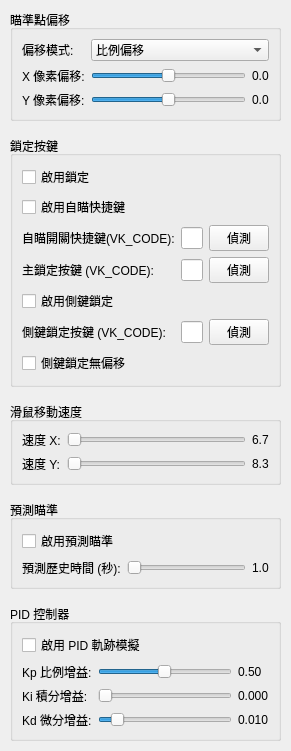
<?xml version='1.0' encoding='UTF-8'?>
<ui version="4.0">
 <class>aim_tab</class>
 <widget class="QWidget" name="aim_tab">
  <property name="geometry">
   <rect>
    <x>0</x>
    <y>0</y>
    <width>280</width>
    <height>600</height>
   </rect>
  </property>
  <layout class="QVBoxLayout" name="verticalLayout_aim_tab">
   <property name="leftMargin">
    <number>10</number>
   </property>
   <property name="topMargin">
    <number>10</number>
   </property>
   <property name="rightMargin">
    <number>10</number>
   </property>
   <property name="bottomMargin">
    <number>10</number>
   </property>
   <property name="spacing">
    <number>15</number>
   </property>
   <item>
    <widget class="QGroupBox" name="offset_groupbox">
     <property name="title">
      <string>瞄準點偏移</string>
     </property>
     <layout class="QGridLayout" name="gridLayout_offset">
      <item row="0" column="0">
       <widget class="QLabel" name="label_offset_mode">
        <property name="text">
         <string>偏移模式:</string>
        </property>
       </widget>
      </item>
      <item row="0" column="1" colspan="2">
       <widget class="QComboBox" name="offset_mode_combobox">
        <item>
         <property name="text">
          <string>比例偏移</string>
         </property>
        </item>
        <item>
         <property name="text">
          <string>像素偏移</string>
         </property>
        </item>
       </widget>
      </item>
      <item row="1" column="0">
       <widget class="QLabel" name="label">
        <property name="text">
         <string>X 像素偏移:</string>
        </property>
       </widget>
      </item>
      <item row="1" column="1">
       <widget class="QSlider" name="offset_centerx_slider">
        <property name="minimum">
         <number>-100</number>
        </property>
        <property name="maximum">
         <number>100</number>
        </property>
        <property name="orientation">
         <enum>Qt::Horizontal</enum>
        </property>
       </widget>
      </item>
      <item row="1" column="2">
       <widget class="QLabel" name="offset_centerx_value_label">
        <property name="text">
         <string>0.0</string>
        </property>
       </widget>
      </item>
      <item row="2" column="0">
       <widget class="QLabel" name="label_2">
        <property name="text">
         <string>Y 像素偏移:</string>
        </property>
       </widget>
      </item>
      <item row="2" column="1">
       <widget class="QSlider" name="offset_centery_slider">
        <property name="minimum">
         <number>-100</number>
        </property>
        <property name="maximum">
         <number>100</number>
        </property>
        <property name="orientation">
         <enum>Qt::Horizontal</enum>
        </property>
       </widget>
      </item>
      <item row="2" column="2">
       <widget class="QLabel" name="offset_centery_value_label">
        <property name="text">
         <string>0.0</string>
        </property>
       </widget>
      </item>
     </layout>
    </widget>
   </item>
   <item>
    <widget class="QGroupBox" name="keys_groupbox">
     <property name="title">
      <string>鎖定按鍵</string>
     </property>
     <layout class="QGridLayout" name="gridLayout_keys">
      <item row="0" column="0" colspan="3">
       <widget class="QCheckBox" name="aimbot_checkbox">
        <property name="text">
         <string>啟用鎖定</string>
        </property>
       </widget>
      </item>
      <item row="1" column="0" colspan="3">
       <widget class="QCheckBox" name="aimbot_hotkey_enabled_checkbox">
        <property name="text">
         <string>啟用自瞄快捷鍵</string>
        </property>
       </widget>
      </item>
      <item row="2" column="0">
       <widget class="QLabel" name="aimbot_hotkey_label">
        <property name="text">
         <string>自瞄開關快捷鍵(VK_CODE):</string>
        </property>
       </widget>
      </item>
      <item row="2" column="1">
       <widget class="QLineEdit" name="aimbot_hotkey_input" />
      </item>
      <item row="2" column="2">
       <widget class="QPushButton" name="aimbot_hotkey_detect_button">
        <property name="text">
         <string>偵測</string>
        </property>
        <property name="maximumSize">
         <size>
          <width>60</width>
          <height>16777215</height>
         </size>
        </property>
       </widget>
      </item>
      <item row="3" column="0">
       <widget class="QLabel" name="label_9">
        <property name="text">
         <string>主鎖定按鍵 (VK_CODE):</string>
        </property>
       </widget>
      </item>
      <item row="3" column="1">
       <widget class="QLineEdit" name="lock_key_input" />
      </item>
      <item row="3" column="2">
       <widget class="QPushButton" name="lock_key_detect_button">
        <property name="text">
         <string>偵測</string>
        </property>
        <property name="maximumSize">
         <size>
          <width>60</width>
          <height>16777215</height>
         </size>
        </property>
       </widget>
      </item>
      <item row="4" column="0" colspan="3">
       <widget class="QCheckBox" name="side_key_lock_enabled_checkbox">
        <property name="text">
         <string>啟用側鍵鎖定</string>
        </property>
       </widget>
      </item>
      <item row="5" column="0">
       <widget class="QLabel" name="side_lock_key_label">
        <property name="text">
         <string>側鍵鎖定按鍵 (VK_CODE):</string>
        </property>
       </widget>
      </item>
      <item row="5" column="1">
       <widget class="QLineEdit" name="side_lock_key_input" />
      </item>
      <item row="5" column="2">
       <widget class="QPushButton" name="side_lock_key_detect_button">
        <property name="text">
         <string>偵測</string>
        </property>
        <property name="maximumSize">
         <size>
          <width>60</width>
          <height>16777215</height>
         </size>
        </property>
       </widget>
      </item>
      <item row="6" column="0" colspan="3">
       <widget class="QCheckBox" name="exclude_side_key_offset_checkbox">
        <property name="text">
         <string>側鍵鎖定無偏移</string>
        </property>
       </widget>
      </item>
     </layout>
    </widget>
   </item>
   <item>
    <widget class="QGroupBox" name="speed_groupbox">
     <property name="title">
      <string>滑鼠移動速度</string>
     </property>
     <layout class="QGridLayout" name="gridLayout_speed">
      <item row="0" column="0">
       <widget class="QLabel" name="label_4">
        <property name="text">
         <string>速度 X:</string>
        </property>
       </widget>
      </item>
      <item row="0" column="1">
       <widget class="QSlider" name="aim_speed_x_slider">
        <property name="minimum">
         <number>1</number>
        </property>
        <property name="maximum">
         <number>200</number>
        </property>
        <property name="orientation">
         <enum>Qt::Horizontal</enum>
        </property>
       </widget>
      </item>
      <item row="0" column="2">
       <widget class="QLabel" name="aim_speed_x_value_label">
        <property name="text">
         <string>6.7</string>
        </property>
       </widget>
      </item>
      <item row="1" column="0">
       <widget class="QLabel" name="label_5">
        <property name="text">
         <string>速度 Y:</string>
        </property>
       </widget>
      </item>
      <item row="1" column="1">
       <widget class="QSlider" name="aim_speed_y_slider">
        <property name="minimum">
         <number>1</number>
        </property>
        <property name="maximum">
         <number>200</number>
        </property>
        <property name="orientation">
         <enum>Qt::Horizontal</enum>
        </property>
       </widget>
      </item>
      <item row="1" column="2">
       <widget class="QLabel" name="aim_speed_y_value_label">
        <property name="text">
         <string>8.3</string>
        </property>
       </widget>
      </item>
     </layout>
    </widget>
   </item>
   <item>
    <widget class="QGroupBox" name="prediction_groupbox">
     <property name="title">
      <string>預測瞄準</string>
     </property>
     <layout class="QGridLayout" name="gridLayout_prediction">
      <item row="0" column="0" colspan="3">
       <widget class="QCheckBox" name="prediction_checkbox">
        <property name="text">
         <string>啟用預測瞄準</string>
        </property>
       </widget>
      </item>
      <item row="1" column="0">
       <widget class="QLabel" name="prediction_time_label">
        <property name="text">
         <string>預測歷史時間 (秒):</string>
        </property>
       </widget>
      </item>
      <item row="1" column="1">
       <widget class="QSlider" name="prediction_time_slider">
        <property name="minimum">
         <number>1</number>
        </property>
        <property name="maximum">
         <number>20</number>
        </property>
        <property name="orientation">
         <enum>Qt::Horizontal</enum>
        </property>
       </widget>
      </item>
      <item row="1" column="2">
       <widget class="QLabel" name="prediction_time_value_label">
        <property name="text">
         <string>1.0</string>
        </property>
       </widget>
      </item>
     </layout>
    </widget>
   </item>
   <item>
    <widget class="QGroupBox" name="pid_groupbox">
      <property name="title">
       <string>PID 控制器</string>
      </property>
      <layout class="QGridLayout" name="gridLayout_pid">
       <item row="0" column="0" colspan="3">
        <widget class="QCheckBox" name="pid_checkbox">
         <property name="text">
          <string>啟用 PID 軌跡模擬</string>
         </property>
        </widget>
       </item>
       <item row="1" column="0">
        <widget class="QLabel" name="pid_kp_label">
         <property name="text">
          <string>Kp 比例增益:</string>
         </property>
        </widget>
       </item>
       <item row="1" column="1">
        <widget class="QSlider" name="pid_kp_slider">
         <property name="minimum">
          <number>1</number>
         </property>
         <property name="maximum">
          <number>100</number>
         </property>
         <property name="value">
          <number>50</number>
         </property>
         <property name="orientation">
          <enum>Qt::Horizontal</enum>
         </property>
        </widget>
       </item>
       <item row="1" column="2">
        <widget class="QLabel" name="pid_kp_value_label">
         <property name="text">
          <string>0.50</string>
         </property>
         <property name="minimumSize">
          <size>
           <width>30</width>
           <height>0</height>
          </size>
         </property>
        </widget>
       </item>
       <item row="2" column="0">
        <widget class="QLabel" name="pid_ki_label">
         <property name="text">
          <string>Ki 積分增益:</string>
         </property>
        </widget>
       </item>
       <item row="2" column="1">
        <widget class="QSlider" name="pid_ki_slider">
         <property name="minimum">
          <number>0</number>
         </property>
         <property name="maximum">
          <number>50</number>
         </property>
         <property name="value">
          <number>0</number>
         </property>
         <property name="orientation">
          <enum>Qt::Horizontal</enum>
         </property>
        </widget>
       </item>
       <item row="2" column="2">
        <widget class="QLabel" name="pid_ki_value_label">
         <property name="text">
          <string>0.000</string>
         </property>
         <property name="minimumSize">
          <size>
           <width>30</width>
           <height>0</height>
          </size>
         </property>
        </widget>
       </item>
       <item row="3" column="0">
        <widget class="QLabel" name="pid_kd_label">
         <property name="text">
          <string>Kd 微分增益:</string>
         </property>
        </widget>
       </item>
       <item row="3" column="1">
        <widget class="QSlider" name="pid_kd_slider">
         <property name="minimum">
          <number>0</number>
         </property>
         <property name="maximum">
          <number>100</number>
         </property>
         <property name="value">
          <number>10</number>
         </property>
         <property name="orientation">
          <enum>Qt::Horizontal</enum>
         </property>
        </widget>
       </item>
       <item row="3" column="2">
        <widget class="QLabel" name="pid_kd_value_label">
         <property name="text">
          <string>0.010</string>
         </property>
         <property name="minimumSize">
          <size>
           <width>30</width>
           <height>0</height>
          </size>
         </property>
        </widget>
       </item>
      </layout>
     </widget>
   </item>
   <item>
    <spacer name="verticalSpacer_aim_tab">
     <property name="orientation">
      <enum>Qt::Vertical</enum>
     </property>
     <property name="sizeHint" stdset="0">
      <size>
       <width>20</width>
       <height>40</height>
      </size>
     </property>
    </spacer>
   </item>
  </layout>
 </widget>
 <resources />
 <connections />
</ui>
